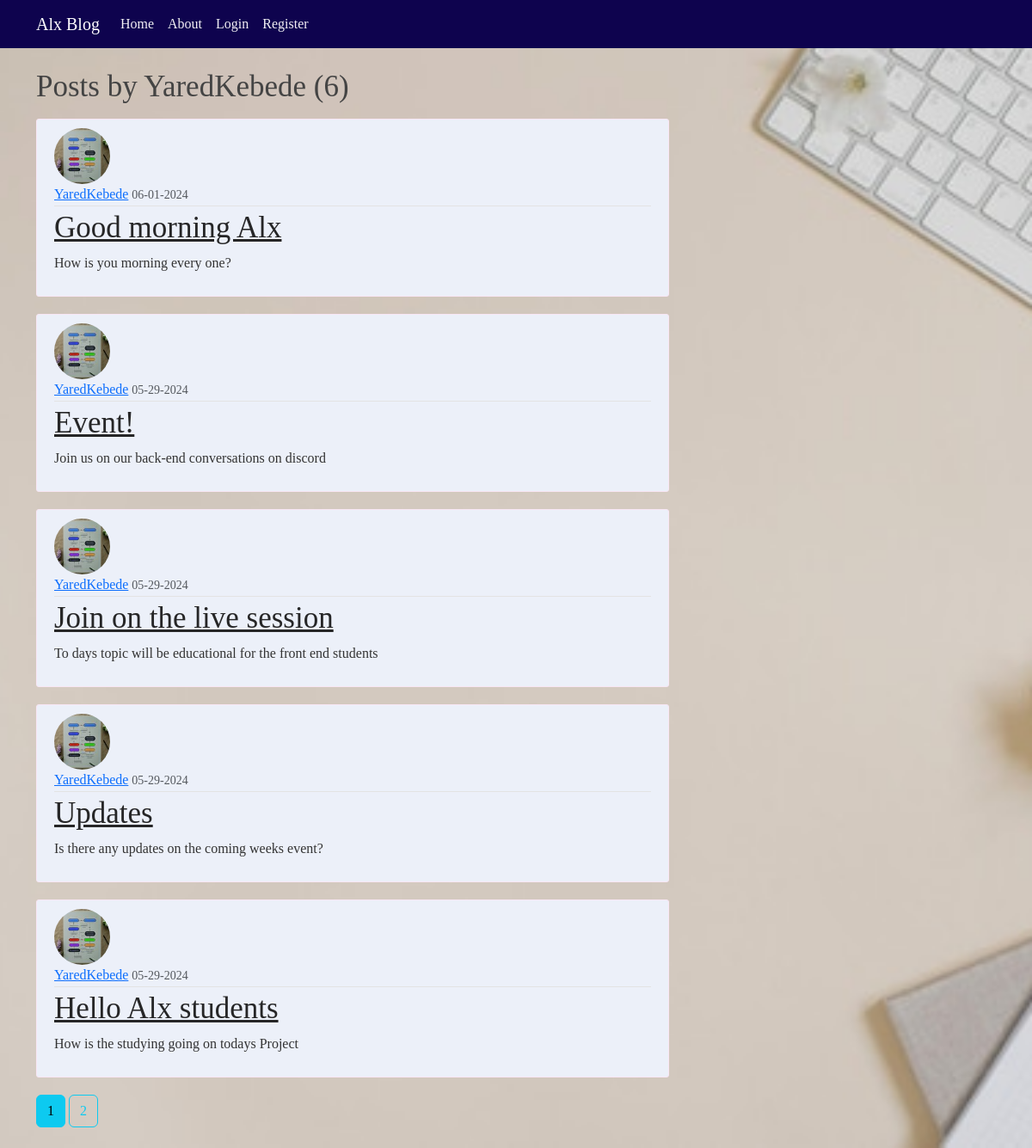
The app's page /user/YaredKebede with its own data.
### alxblog/models.py (models this page shows, shortened)
class User(db.Model, UserMixin):
    id = db.Column(db.Integer, primary_key=True)
    username = db.Column(db.String(20), unique=True, nullable=False)
    email = db.Column(db.String(150), unique=True, nullable=False)
    image_file = db.Column(db.String(20), nullable=False, default='default.jpg')
    password = db.Column(db.String(60), nullable=False)
    posts = db.relationship('Post', backref='author', lazy=True)

class Post(db.Model):
    id = db.Column(db.Integer, primary_key=True)
    title = db.Column(db.String(150), nullable=False)
    date_posted = db.Column(db.DateTime, nullable=False, default=datetime.utcnow)
    content = db.Column(db.Text, nullable=False)
    user_id = db.Column(db.Integer, db.ForeignKey('user.id'), nullable=False)

### alxblog/routes.py (the view)
@app.route("/user/<string:username>")
def user_posts(username):
    page = request.args.get('page', 1, type=int)
    user = User.query.filter_by(username=username).first_or_404()
    posts = Post.query.filter_by(author=user)\
        .order_by(Post.date_posted.desc())\
        .paginate(page=page, per_page=5)
    return render_template('user_posts.html', posts=posts, user=user)

### alxblog/templates/user_posts.html
{% extends "layout.html" %}
{% block content %}
<h1 class="mb-3">Posts by {{ user.username }} ({{ posts.total }})</h1>
{% for post in posts.items %}
 <article class="media content-section">
    <img class="rounded-circle article-img" src="{{ url_for('static', filename='profile_pics/' + post.author.image_file) }}">
    <div class="media-body">
      <div class="article-metadata">
        <a class="mr-2" href="{{ url_for('user_posts', username=post.author.username) }}">{{ post.author.username }}</a>
        <small class="text-muted">{{ post.date_posted.strftime('%m-%d-%Y') }}</small>
      </div>
      <h2><a class="article-title" href="{{ url_for('post', post_id=post.id) }}">{{ post.title }}</a></h2>
      <p class="article-content">{{ post.content }}</p>
    </div>
  </article>
{% endfor %}
{% for page_num in posts.iter_pages(left_edge=1, right_edge=1, left_current=1, right_current=2) %}
{% if page_num %}
{% if posts.page == page_num%}
<a class="btn btn-info mb-4" href="{{ url_for('user_posts', username=user.username, page=page_num) }}">{{ page_num }}</a>
{% else %}
<a class="btn btn-outline-info mb-4" href="{{ url_for('user_posts', username=user.username, page=page_num) }}">{{ page_num }}</a>
{% endif %}
{% else %}
...
{% endif %}
{% endfor %}
{% endblock content %}

### alxblog/static/main.css (style rules this page uses)
body { background-image: url('profile_pics/background_pic.jpg'); background-position: center; background-size: cover; font-family: Georgia, 'Times New Roman', Times, serif; font-size: medium; color: #333333; margin-top: 5rem; }
h1, h2, h3, h4, h5, h6 { font-size: 35px; color: #444444; }
.content-section { background: #ecf0f9; padding: 10px 20px; border: 1px solid #f8e6f4; border-radius: 3px; margin-bottom: 20px; }
.article-title { color: #262627; }
.article-content { white-space: pre-line; }
.article-img { height: 65px; width: 65px; margin-right: 16px; }
.article-metadata { padding-bottom: 1px; margin-bottom: 4px; border-bottom: 1px solid #e3e3e3 }

### records on screen
User: username "YaredKebede"
Post: image_file (picture), author.username "YaredKebede", date_posted "06-01-2024", title "Good morning Alx", content "How is you morning every one?"
Post: image_file (picture), author.username "YaredKebede", date_posted "05-29-2024", title "Event!", content "Join us on our back-end conversations on discord"
Post: image_file (picture), author.username "YaredKebede", date_posted "05-29-2024", title "Join on the live session", content "To days topic will be educational for the front end students"
Post: image_file (picture), author.username "YaredKebede", date_posted "05-29-2024", title "Updates", content "Is there any updates on the coming weeks event?"
Post: image_file (picture), author.username "YaredKebede", date_posted "05-29-2024", title "Hello Alx students", content "How is the studying going on todays Project"

### other values on screen
{{ posts.total }} "6"
{{ page_num }} "1"
{{ page_num }} "2"
